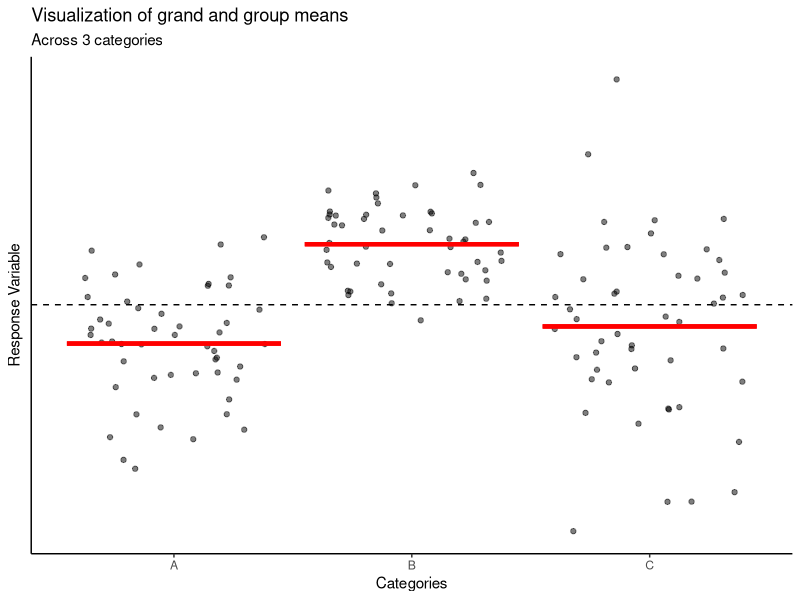

Here is the R script that generated this plot:
# Visualizing (kind of) how eta^2 works

library(ggplot2)

data <- data.frame(groups = c(rep("A", 50), rep("B", 50), rep("C", 50)),
                   y = c(rnorm(50, 10, 1.5), rnorm(50, 13, 1), rnorm(50, 11, 3)))

ggplot(data = data, aes(x = groups, y = y)) +
  geom_jitter(alpha = .5) +
  stat_summary(fun.ymax = mean, fun.ymin = mean,
               geom = "errorbar", color = "red", size = 1.5) +
  geom_hline(aes(yintercept = mean(y)), lty = "dashed") +
  labs(title = "Visualization of grand and group means",
       subtitle = "Across 3 categories",
       x = "Categories", y = "Response Variable") +
  theme_classic() +
  theme(axis.text.y = element_blank(),
        axis.ticks.y = element_blank())
